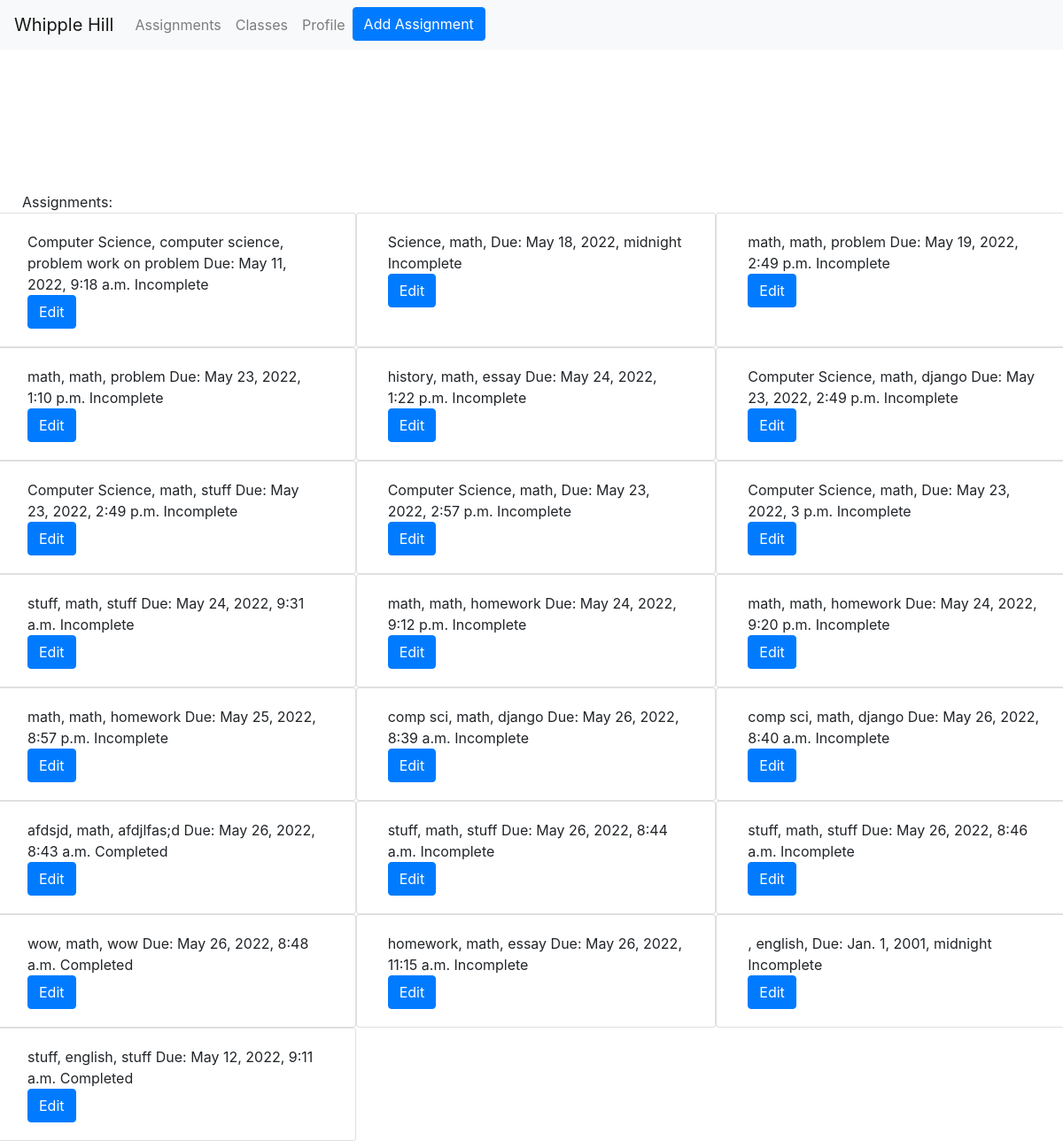
The page /assignments/sophia (signed in) on the database its author committed.
### assignments/models.py (models this page shows)
class Assignment(models.Model):
    userAssignments = models.ForeignKey(User, on_delete=models.CASCADE)
    assignmentClass = models.ForeignKey(Subject,on_delete=models.CASCADE,default=5)
    name = models.TextField(default="", blank=True)
    description = models.TextField(default="",blank=True)
    dueDate = models.DateTimeField('date due')
    complete = models.BooleanField(default=False)

class Subject(models.Model):
    userClasses = models.ForeignKey(User, on_delete=models.CASCADE)
    name = models.TextField(default="", blank=True)
    teacher = models.TextField(default="", blank=True)
    description = models.TextField(default="",blank=True)

### assignments/views.py (the view, shortened to what this page needs)
# urls.py: path('assignments/<username>',views.AssignmentView.as_view(),name='assignments'),
class AssignmentView(View):
    def get(self, request, username):
        user = request.user
        allAssignments = user.assignment_set.all()
        allClasses = user.subject_set.all()
        context = {'allAssignments': allAssignments,
        'allClasses': allClasses,
        'user': user,
        'authenticated': request.user
        }
        return render(request, 'assignments/assignment.html', context)

### assignments/templates/assignments/assignment.html (shortened to what this page needs)
<!DOCTYPE html>
<html lang = "en">
<head>
  <link rel="stylesheet" href="https://maxcdn.bootstrapcdn.com/bootstrap/4.5.2/css/bootstrap.min.css"/>
  <link rel="stylesheet" href = "style.css"/>
</head>
  <nav class="navbar navbar-expand-sm bg-light navbar-light fixed-top">
    <a class="navbar-brand" href="{% url 'index' %}">
      Whipple Hill
    </a>
    <div class="collapse navbar-collapse" id="collapsibleNavbar">
      <ul class="navbar-nav">
      {% if user.is_authenticated %}
        <li class="nav-item">
          <a class="nav-link" href="{% url 'assignments' user.username %}">
            Assignments
          </a>
        </li>
        <li class="nav-item">
            <a class="nav-link" href="{% url 'classes' user.username %}">
              Classes
            </a>
        </li>
        <li class="nav-item">
            <a class="nav-link" href= "{% url 'profile' user.username %}">
              Profile
            </a>
        </li>
        <li class="nav-item">
          <form method = 'POST' action='{% url "make" user.username %}'>
            <button type="submit" class = "btn btn-primary"> Add Assignment </button>
          </form>
        </li>
      {% endif %}
      </ul>
    </div>
  </nav>
  <br></br>
  <br></br>
  <body>
    {% if authenticated == user %}
    <div class = "col-xl-12 col-lg-12 col-md-12 col-sm-12">
      Assignments:
    </div>
      <div class="row">
        {% for assignment in allAssignments %}
        <div class="card col-xl-4 col-lg-6 col-md-9 col-sm-12">
          <div class="caption card-body">
            {% if assignment.complete %}
              {{assignment.name}}, {{assignment.assignmentClass.name}}, {{assignment.description}} Due: {{assignment.dueDate}} Completed
            {% else %}
              {{assignment.name}}, {{assignment.assignmentClass.name}}, {{assignment.description}} Due: {{assignment.dueDate}} Incomplete
            {% endif %}
            <form method='POST' action='{% url "editassignment" user.username %}'>
              <button type="submit" class="btn btn-primary"> Edit </button>
            </form>
          </div>
        </div>
      {% endfor %}
    </div
    {% else %}
      <p> You do not have permission to view this user's assignments. </p>
      <form method='POST' action='{% url "index" %}'>
        {% csrf_token %}
        <button type = "submit"  class = "btn btn-primary"> Return Home </button>
      </form>
    {% endif %}
  </body>
</html>

### assignments/templates/assignments/style.css (style rules this page uses)
body { padding-top: 120px; margin-left: 10px }

### rows shown on the page
Assignment: name "Computer Science", assignmentClass.name "computer science", description "problem work on problem", dueDate "May 11, 2022, 9:18 a.m."
Assignment: name "Science", assignmentClass.name "math", dueDate "May 18, 2022, midnight"
Assignment: name "math", assignmentClass.name "math", description "problem", dueDate "May 19, 2022, 2:49 p.m."
Assignment: name "math", assignmentClass.name "math", description "problem", dueDate "May 23, 2022, 1:10 p.m."
Assignment: name "history", assignmentClass.name "math", description "essay", dueDate "May 24, 2022, 1:22 p.m."
Assignment: name "Computer Science", assignmentClass.name "math", description "django", dueDate "May 23, 2022, 2:49 p.m."
Assignment: name "Computer Science", assignmentClass.name "math", description "stuff", dueDate "May 23, 2022, 2:49 p.m."
Assignment: name "Computer Science", assignmentClass.name "math", dueDate "May 23, 2022, 2:57 p.m."
Assignment: name "Computer Science", assignmentClass.name "math", dueDate "May 23, 2022, 3 p.m."
Assignment: name "stuff", assignmentClass.name "math", description "stuff", dueDate "May 24, 2022, 9:31 a.m."
Assignment: name "math", assignmentClass.name "math", description "homework", dueDate "May 24, 2022, 9:12 p.m."
Assignment: name "math", assignmentClass.name "math", description "homework", dueDate "May 24, 2022, 9:20 p.m."
Assignment: name "math", assignmentClass.name "math", description "homework", dueDate "May 25, 2022, 8:57 p.m."
Assignment: name "comp sci", assignmentClass.name "math", description "django", dueDate "May 26, 2022, 8:39 a.m."
Assignment: name "comp sci", assignmentClass.name "math", description "django", dueDate "May 26, 2022, 8:40 a.m."
Assignment: name "afdsjd", assignmentClass.name "math", description "afdjlfas;d", dueDate "May 26, 2022, 8:43 a.m."
Assignment: name "stuff", assignmentClass.name "math", description "stuff", dueDate "May 26, 2022, 8:44 a.m."
Assignment: name "stuff", assignmentClass.name "math", description "stuff", dueDate "May 26, 2022, 8:46 a.m."
Assignment: name "wow", assignmentClass.name "math", description "wow", dueDate "May 26, 2022, 8:48 a.m."
Assignment: name "homework", assignmentClass.name "math", description "essay", dueDate "May 26, 2022, 11:15 a.m."
Assignment: assignmentClass.name "english", dueDate "Jan. 1, 2001, midnight"
Assignment: name "stuff", assignmentClass.name "english", description "stuff", dueDate "May 12, 2022, 9:11 a.m."
